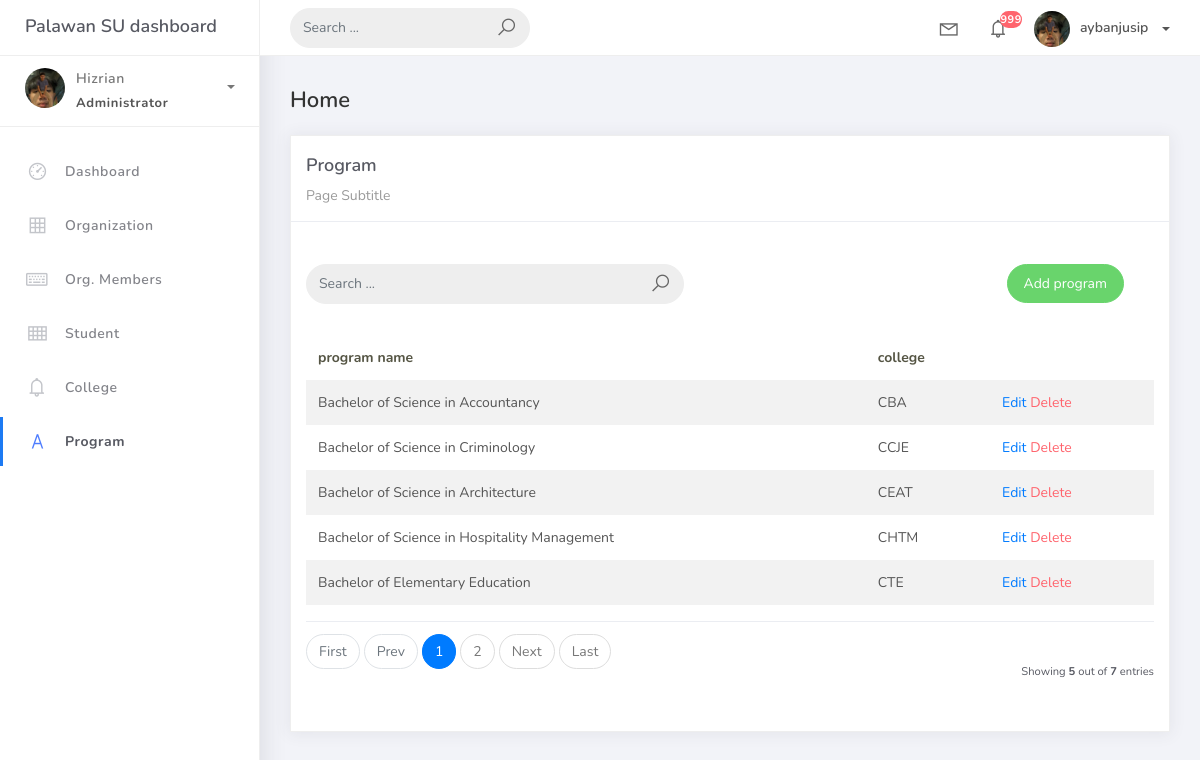
Screenshot of /program with the database file from the repository.
### studentorg/models.py (models this page shows, shortened)
class BaseModel(models.Model):
    created_at = models.DateTimeField(auto_now_add=True, db_index=True)
    updated_at = models.DateTimeField(auto_now=True)
    class Meta:
        abstract = True

class Program(BaseModel):
    prog_name = models.CharField(max_length=150)
    college = models.ForeignKey(College, on_delete=models.CASCADE)

class College(BaseModel):
    college_name = models.CharField(max_length=150)
    def __str__(self):
        return self.college_name

### studentorg/views.py (the view)
# urls.py: path('program', program.as_view(), name='program-list'),
class program(ListView):
    model = Program
    context_object_name = 'program'
    template_name = 'program.html'
    paginate_by = 5

### templates/program.html (shortened to what this page needs)
{% extends 'base.html' %}
{% load static %}
{% block content %}
<div class="content">
  <div class="container-fluid">
    <h4 class="page-title">Home</h4>
    <div class="row">
      <div class="col-md-12">
        <div class="card">
          <div class="card-header">
            <div class="card-title">Program</div>
            <div class="card-category">Page Subtitle</div>
          </div>
          <br/>
          <div class="col-md-12 row">
            <div class="col-md-6">
                <br/>
              <form class="navbar-left navbar-form nav-search mr-md-3" action="{% url 'college-list' %}">
                <div class="input-group">
                  <input type="text" placeholder="Search ..." class="form-control" name="q" />
                  <div class="input-group-append">
                    <span class="input-group-text">
                      <i class="la la-search search-icon"></i>
                    </span>
                  </div>
                </div>
              </form>
            </div>
            <div class="col-md-6">
              <div class="pull-right">
                <br/>
                <a href="{% url 'program-add' %}" class="btn btn-success btn-rounded">Add program</a>
              </div>
            </div>
          </div>
          <div class="card-body">
            <table class="table table-striped mt-3">
              <thead>
                <tr>
                  <th scope="col">program name</th>
                  <th scope="col">college</th>
                </tr>
              </thead>
              <tbody>
                {% for object in object_list %}
                <tr>
                  <td>{{ object.prog_name }}</td>
                  <td>{{ object.college }}</td>
                  <td>
                    <a href="program/{{ object.id }}">Edit</a>
                    <a href="program/{{ object.id }}/delete" class="text-danger">Delete</a>
                </td>
              </tr>
              {% empty %}
                </tr>
                {% endfor %}
              </tbody>
            </table>
            {% include 'includes/pagination.html' %}
          </div>
        </div>
      </div>
    </div>
  </div>
</div>
{% endblock %}

### rows the page displays
Program: prog_name "Bachelor of Science in Accountancy", college "CBA"
Program: prog_name "Bachelor of Science in Criminology", college "CCJE"
Program: prog_name "Bachelor of Science in Architecture", college "CEAT"
Program: prog_name "Bachelor of Science in Hospitality Management", college "CHTM"
Program: prog_name "Bachelor of Elementary Education", college "CTE"

### other values shown
{{ page_num }} "1"
{{ page_num }} "2"
{{ object_list.count }} "5"
{{ paginator.count }} "7"
